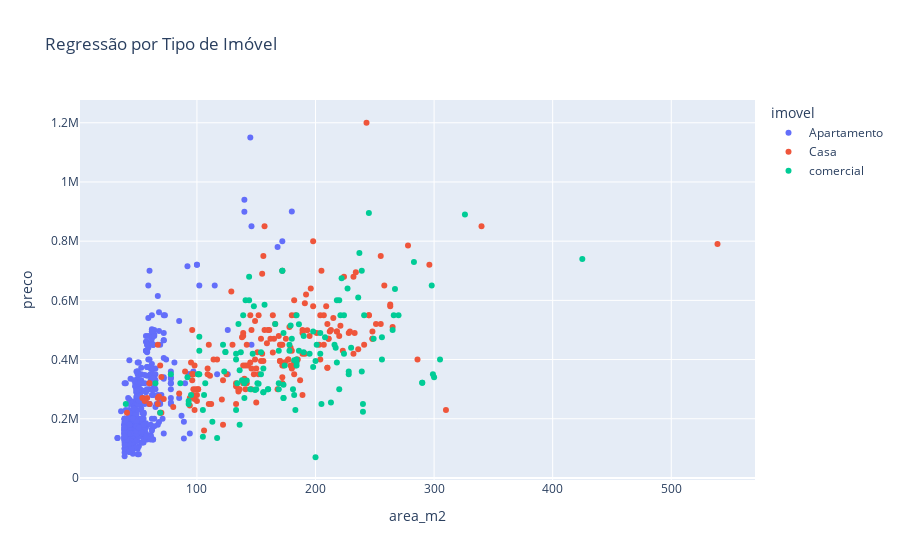

Here is the notebook cell this chart was saved with:
### Code cell
df_combinado = pd.concat([dados_apartamentos, dados_casas, dados_comerciais], ignore_index=True)
px.scatter(df_combinado, x='area_m2', y='preco', color='imovel', title='Regressão por Tipo de Imóvel').show()

### Figure 1 — Plotly figure (JSON) as saved in the notebook; plotly's stock layout.template omitted (floating-point values rounded to 4 significant figures; data arrays with more than 128 entries replaced by an {"elided": "..."} marker saying what was removed)
{"data": [{"hovertemplate": "imovel=Apartamento<br>area_m2=%{x}<br>preco=%{y}<extra></extra>", "legendgroup": "Apartamento", "marker": {"color": "#636efa", "symbol": "circle"}, "mode": "markers", "name": "Apartamento", "orientation": "v", "showlegend": true, "type": "scatter", "x": {"elided": "652 int values"}, "xaxis": "x", "y": {"elided": "652 int values"}, "yaxis": "y"}, {"hovertemplate": "imovel=Casa<br>area_m2=%{x}<br>preco=%{y}<extra></extra>", "legendgroup": "Casa", "marker": {"color": "#EF553B", "symbol": "circle"}, "mode": "markers", "name": "Casa", "orientation": "v", "showlegend": true, "type": "scatter", "x": {"elided": "192 int values"}, "xaxis": "x", "y": {"elided": "192 int values"}, "yaxis": "y"}, {"hovertemplate": "imovel=comercial<br>area_m2=%{x}<br>preco=%{y}<extra></extra>", "legendgroup": "comercial", "marker": {"color": "#00cc96", "symbol": "circle"}, "mode": "markers", "name": "comercial", "orientation": "v", "showlegend": true, "type": "scatter", "x": {"elided": "131 int values"}, "xaxis": "x", "y": {"elided": "131 int values"}, "yaxis": "y"}], "layout": {"legend": {"title": {"text": "imovel"}, "tracegroupgap": 0}, "title": {"text": "Regressão por Tipo de Imóvel"}, "xaxis": {"anchor": "y", "domain": [0, 1], "title": {"text": "area_m2"}}, "yaxis": {"anchor": "x", "domain": [0, 1], "title": {"text": "preco"}}}}
